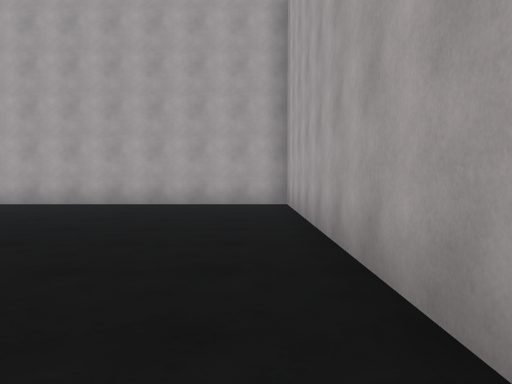
View 1 (above)

24 first-person views from a walk through a Unity game level. The camera is 1.2 m above the floor, tilts 2° down and sees 70° across. The floor is counted in squares, 2 m on a side. Each view is taken from the middle of a square. On the plan, view 1 faces up. The plan holds only what a view shows up to about 10 squares ahead; the rest is blank. The place goes on beyond the plan. The player is left out.

View 2
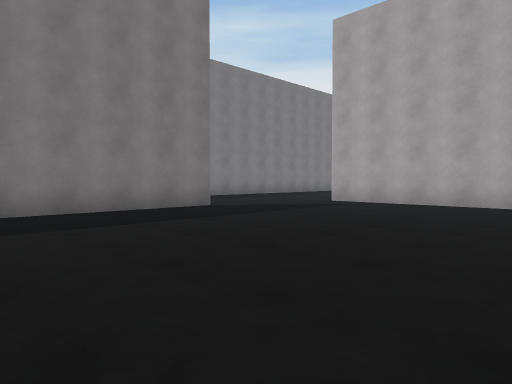

View 3
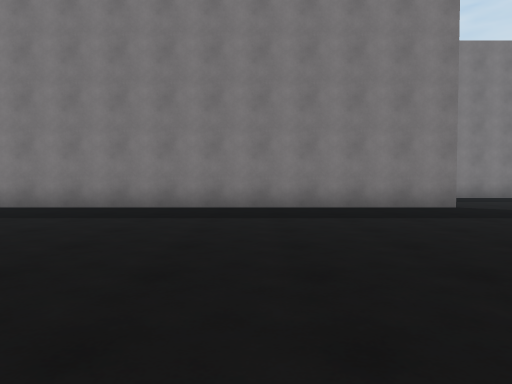

View 4
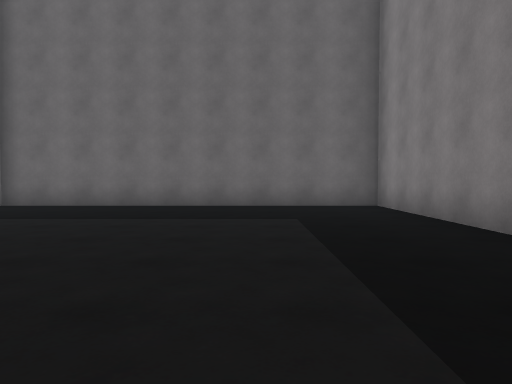

View 5
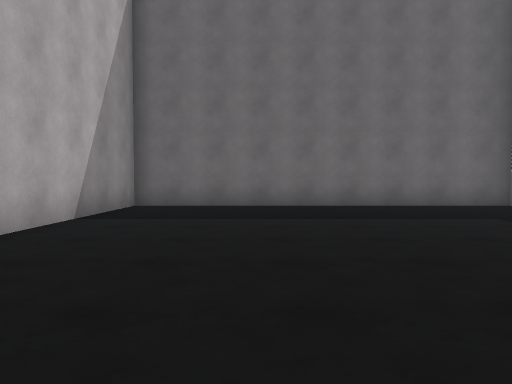

View 6
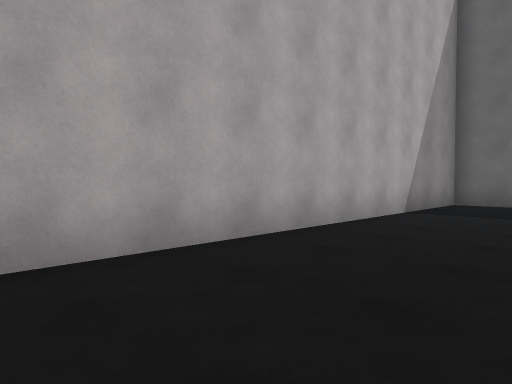

View 7
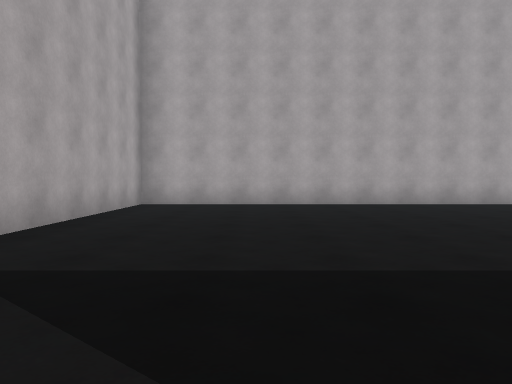

View 8
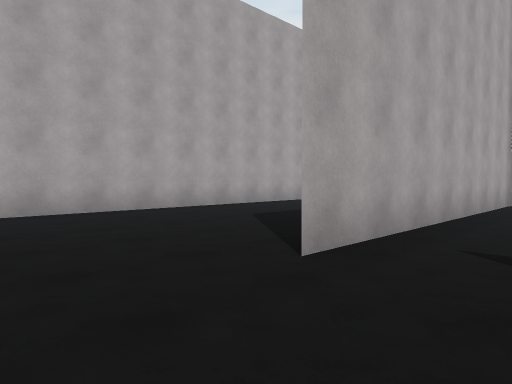

View 9
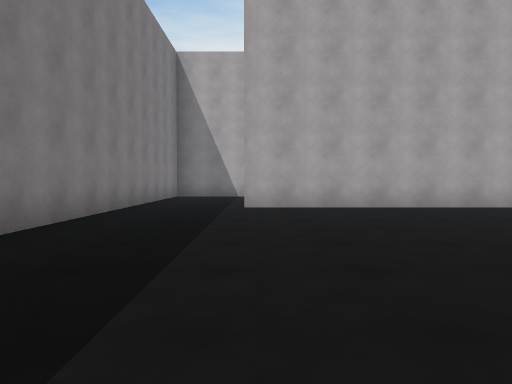

View 10
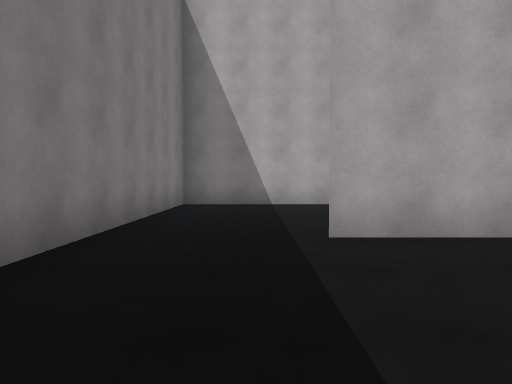

View 11
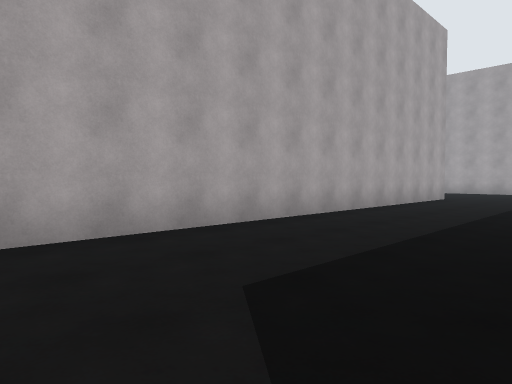

View 12
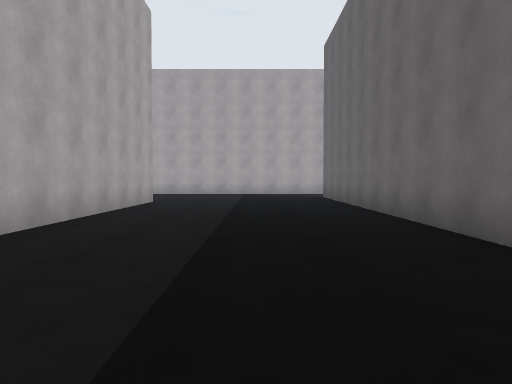

View 13
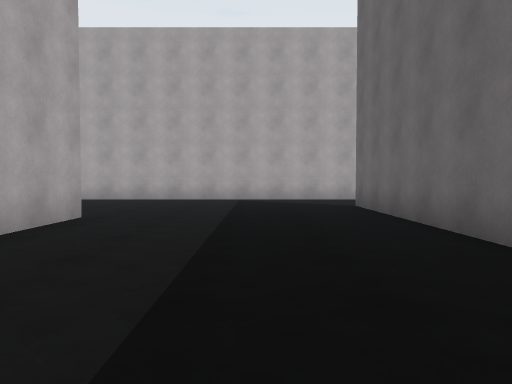

View 14
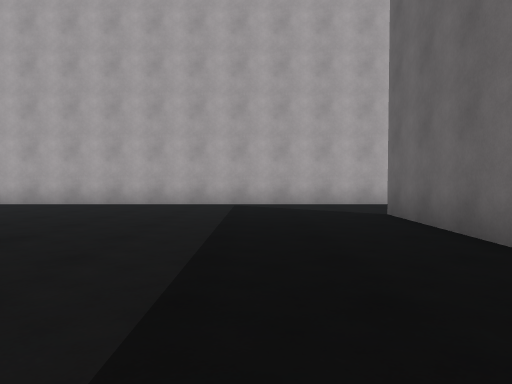

View 15
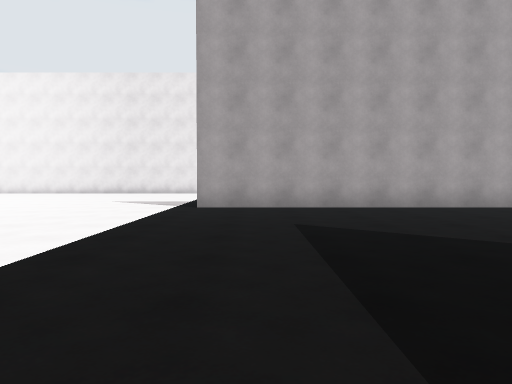

View 16
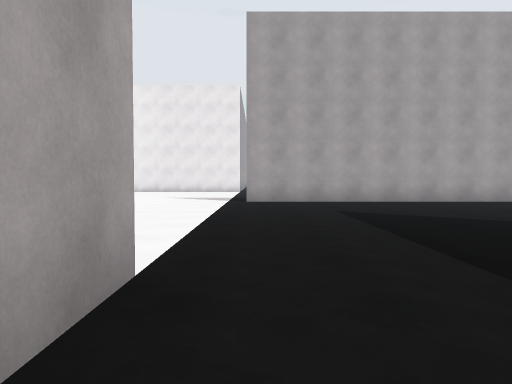

View 17
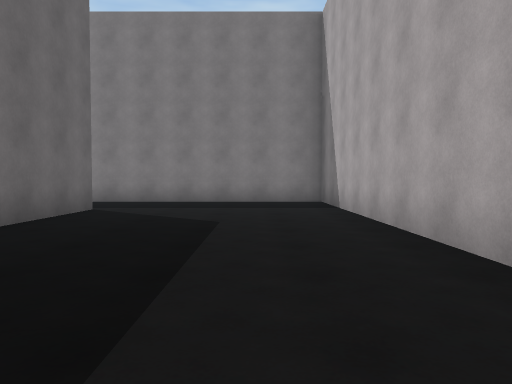

View 18
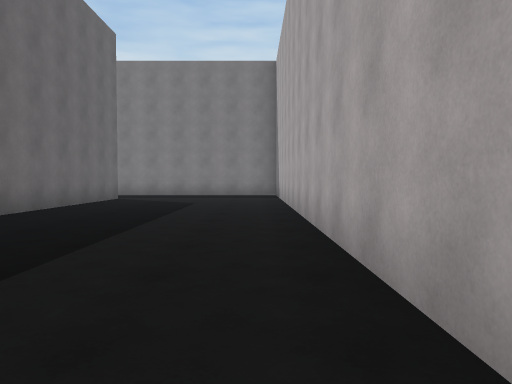

View 19
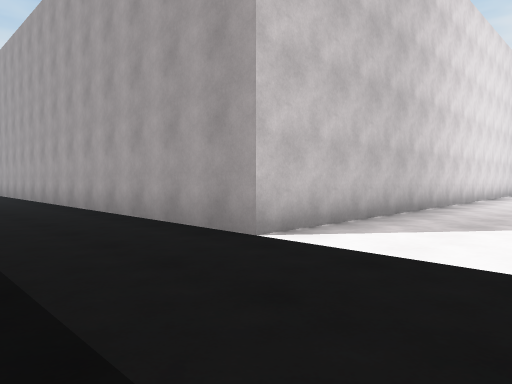

View 20
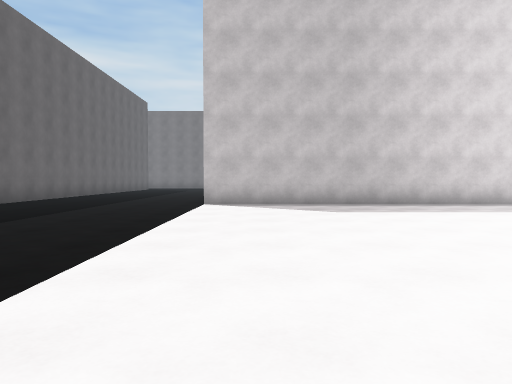

View 21
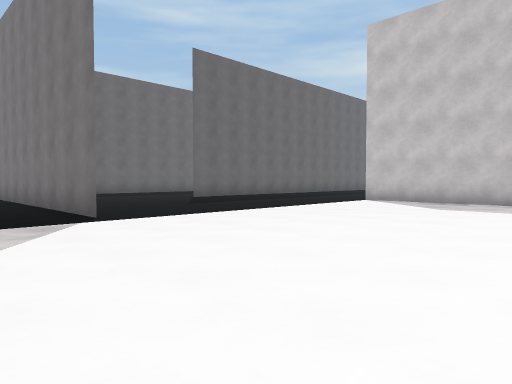

View 22
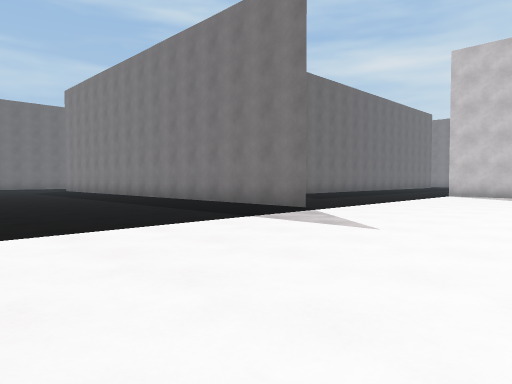

View 23
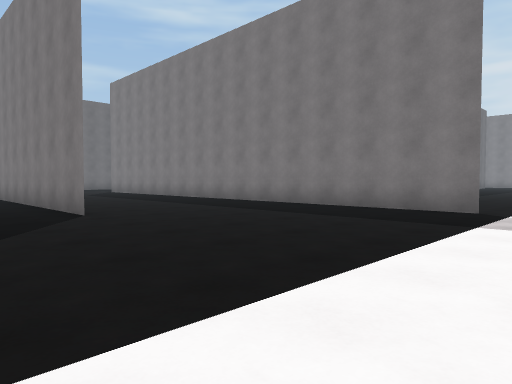

View 24
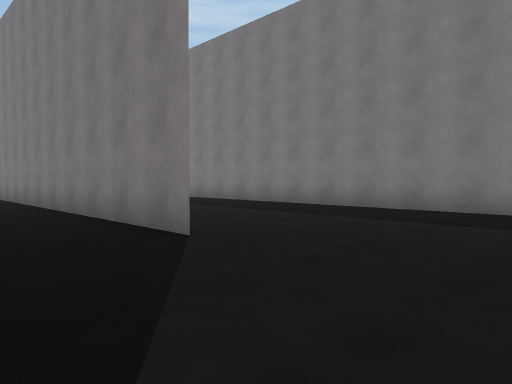

### Floor plan
Points are (right, up) in squares from view 1. A wall is a line through its corners. A room is listed if a view was taken in it or the views show most of it. See-through windows are left out.
Room 1 (views 1, 2, 3, 4, 5, 6)
walls: (-7.7, 5.4) (-7.7, -6.3) (0.7, -6.3) (0.7, 8.7) (-6.8, 8.7)
ways out: opening at (-7.3, 7) to room 2
Room 2 (views 7, 8, 9, 10, 11, 12, 13, 14, 15, 16, 17, 18, 19, 20, 21, 22, 23, 24)
walls: (5.8, 13.7) (-9.2, 13.7); (2, 13.8) (3.1, 13.8); (-0.9, 8.7) (8.2, 8.7); (10.7, 7.8) (10.7, 18.2); (10.7, 18.4) (10.7, 10); (15.7, 13.8) (15.7, 5.1); (3.3, 24.5) (3.3, 18.8) (-11.7, 18.8) (-11.7, 9.9); (-9.2, 13.8) (-4, 13.8)
ways out: opening at (-7.3, 7) to room 1; opening at (9.5, 9)

Positions as (right, up) in squares from view 1, and headings:
1: (0, 0), facing up
2: (-1, 0), facing up-left
3: (0, 1), facing left
4: (-5, 2), facing down
5: (-2, 2), facing down
6: (-2, 3), facing down-right
7: (-8, 6), facing right
8: (-9, 7), facing up-right
9: (-9, 6), facing up
10: (-10, 10), facing up
11: (-6, 10), facing up-right
12: (-4, 11), facing right
13: (0, 11), facing right
14: (2, 11), facing right
15: (3, 17), facing right
16: (1, 18), facing right
17: (-2, 17), facing left
18: (2, 18), facing left
19: (6, 16), facing up-left
20: (12, 20), facing left
21: (13, 24), facing down-left
22: (17, 23), facing down-left
23: (18, 20), facing down-left
24: (18, 17), facing down-left
